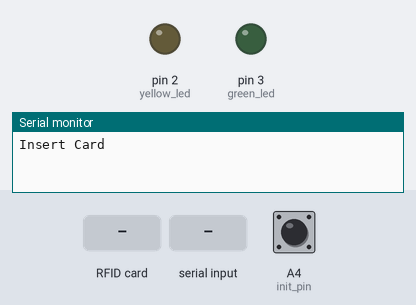
This sketch was run on a simulated Arduino Uno, built with avr-gcc and run on an emulated ATmega328P. On the bench: output pins drawn as LEDs (lit = HIGH), the last lines printed to the serial monitor. Inputs (shaded band) come from the test bench; at power-on: A4 (init_pin) HIGH. EEPROM starts erased; pins used as bus, display or sensor lines are not drawn.

Above: at 4.3 s.
4.4 s: RFID card 5E 7A 19 C4 held to the reader
5.9 s: "1\n" received over Serial
7.4 s: RFID card 5E 7A 19 C4 held to the reader
At 8.5 s:
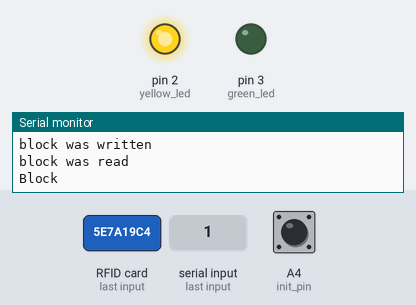
Timing chart, 0 to 10.9 s (numbered marks = the images above; inputs shaded):
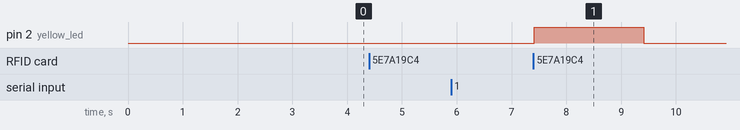

The sketch:

RFID.ino
```cpp
#include <SPI.h>
#include <EEPROM.h>
#include "MFRC522.h"

#define RST_PIN         6         // Configurable, see typical pin layout above
#define SS_PIN          10         // Configurable, see typical pin layout above

MFRC522 mfrc522(SS_PIN, RST_PIN);  // Create MFRC522 instance
MFRC522::MIFARE_Key key;

#include "Common.h"

const uint8_t green_led = 3;
const uint8_t yellow_led = 2;
const uint8_t init_pin = A4;

void setup() {
	Serial.begin(9600);		// Initialize serial communications with the PC
	while (!Serial);		// Do nothing if no serial port is opened (added for Arduinos based on ATMEGA32U4)
	SPI.begin();			// Init SPI bus
	mfrc522.PCD_Init();		// Init MFRC522

    pinMode(green_led,OUTPUT);
    pinMode(yellow_led,OUTPUT);
    pinMode(init_pin,INPUT_PULLUP);


    for (byte i = 0; i < 6; i++) {
        key.keyByte[i] = 0xFF;  //keyByte is defined in the "MIFARE_Key" 'struct' definition in the .h file of the library
    }

	delay(4);				// Optional delay. Some board do need more time after init to be ready, see Readme

    if(digitalRead(init_pin) == LOW){
       init_eeprom = true;
    }

    check_eeprom();


}

void loop() {


	if ( ! mfrc522.PICC_IsNewCardPresent()) {
		return;
	}

	if ( ! mfrc522.PICC_ReadCardSerial()) {
		return;
	}

    if(has_name("123456") == true){
        digitalWrite(green_led,HIGH);
        delay(3000);
        digitalWrite(green_led,LOW);
    }else{
        digitalWrite(yellow_led,HIGH);
        delay(2000);
        digitalWrite(yellow_led,LOW);
    }
    mfrc522.PICC_HaltA();
    mfrc522.PCD_StopCrypto1();
}


int writeBlock(int blockNumber, byte arrayAddress[])
{
  //this makes sure that we only write into data blocks. Every 4th block is a trailer block for the access/security info.
  int largestModulo4Number=blockNumber/4*4;
  int trailerBlock=largestModulo4Number+3;//determine trailer block for the sector
  if (blockNumber > 2 && (blockNumber+1)%4 == 0){Serial.print(blockNumber);Serial.println(" is a trailer block:");return 2;}
  Serial.print(blockNumber);
  Serial.println(" is a data block:");

  //authentication of the desired block for access
  byte status = mfrc522.PCD_Authenticate(MFRC522::PICC_CMD_MF_AUTH_KEY_A, trailerBlock, &key, &(mfrc522.uid));
  if (status != MFRC522::STATUS_OK) {
         Serial.print("PCD_Authenticate() failed: ");
         Serial.println(mfrc522.GetStatusCodeName(status));
         return 3;//return "3" as error message
  }

  //writing the block
  status = mfrc522.MIFARE_Write(blockNumber, arrayAddress, 16);
  //status = mfrc522.MIFARE_Write(9, value1Block, 16);
  if (status != MFRC522::STATUS_OK) {
           Serial.print("MIFARE_Write() failed: ");
           Serial.println(mfrc522.GetStatusCodeName(status));
           return 4;//return "4" as error message
  }
  Serial.println("block was written");
}


//Read specific block
int readBlock(int blockNumber, byte arrayAddress[])
{
    int largestModulo4Number=blockNumber/4*4;
    int trailerBlock=largestModulo4Number+3;//determine trailer block for the sector

    //authentication of the desired block for access
    byte status = mfrc522.PCD_Authenticate(MFRC522::PICC_CMD_MF_AUTH_KEY_A, trailerBlock, &key, &(mfrc522.uid));

    if (status != MFRC522::STATUS_OK) {
        Serial.print("PCD_Authenticate() failed (read): ");
        Serial.println(mfrc522.GetStatusCodeName(status));
        return 3;//return "3" as error message
    }

    //reading a block
    byte buffersize = 18;//we need to define a variable with the read buffer size, since the MIFARE_Read method below needs a pointer to the variable that contains the size...
    status = mfrc522.MIFARE_Read(blockNumber, arrayAddress, &buffersize);//&buffersize is a pointer to the buffersize variable; MIFARE_Read requires a pointer instead of just a number
    if (status != MFRC522::STATUS_OK) {
        Serial.print("MIFARE_read() failed: ");
        Serial.println(mfrc522.GetStatusCodeName(status));
        return 4;//return "4" as error message
    }
    Serial.println("block was read");
    return 0;
}
```

Common.h
```cpp
constexpr uint32_t fnv1a(const char* data, uint32_t hash = 0x811c9dc5) {
    return (*data == '\0') ? hash
                           : fnv1a(data + 1, (hash ^ static_cast<uint8_t>(*data)) * 0x01000193);
}

int readBlock(int blockNumber, byte arrayAddress[]);
int writeBlock(int blockNumber, byte arrayAddress[]);

#define MAGIC_NUMBER 0xA5A5A5A5

#define EEPROM_LEN E2END+1


static bool has_name(const char* name){
    const uint32_t hash_pass = fnv1a(name);

    static char block[18] = {0};

    readBlock(1,block);

    uint32_t hash = *((uint32_t*) block);

    /*
    Serial.print("Comparing ");
    Serial.print(hash);
    Serial.print(" To ");
    Serial.println(hash_pass);
    */

    if(hash == hash_pass){
        Serial.println("Pass");
        return true;
    }else{
        Serial.println("Block");
        return false;
    }

    memset(block,0,sizeof(block));

    return false;

}


static int input(){
    uint32_t uid = 0;
    uint8_t block[18] = {0};
    char msg[64] = {0};
    Serial.println("Insert Card");
    while(true){
        if(!mfrc522.PICC_IsNewCardPresent())continue;

        if ( ! mfrc522.PICC_ReadCardSerial()) {
            Serial.println("Failed to read card");
            continue;}
        Serial.println("card selected");
        uid = *((uint32_t*) mfrc522.uid.uidByte);
        Serial.print("card UID ");
        Serial.println(*(uint32_t*)(mfrc522.uid.uidByte),HEX);
        break;
    }

    Serial.println("Type your name");
    while(true){
        if(!Serial.available())continue;
        size_t read_num = Serial.readBytesUntil('\n',msg,sizeof(msg));
        msg[read_num -1] = (msg[read_num-1] == '\r')? '0': msg[read_num-1];

        uint32_t hash = fnv1a(msg);
        memset(block,0,sizeof(block));
        /*
        Serial.print("Name ");
        Serial.print(msg);
        Serial.print(" Hash ");
        Serial.println(hash);
        */


        *((uint32_t*) block) = hash;
        writeBlock(1,block);

        memset(msg,0,sizeof(msg));
        break;
    }


    mfrc522.PICC_HaltA();
    mfrc522.PCD_StopCrypto1();

}


bool once = false;
bool init_eeprom = false;

static void check_eeprom(){
    uint32_t stored_value = 0;

    stored_value |= (uint32_t)EEPROM.read(EEPROM_LEN-4) << 24;
    stored_value |= (uint32_t)EEPROM.read(EEPROM_LEN-3) << 16;
    stored_value |= (uint32_t)EEPROM.read(EEPROM_LEN-2) << 8;
    stored_value |= (uint32_t)EEPROM.read(EEPROM_LEN-1);

    if(MAGIC_NUMBER == stored_value && !init_eeprom){
       // Serial.print("Got ");
       // Serial.println(MAGIC_NUMBER,HEX);
        return;
    }

    init_eeprom = false;

    /*
    Serial.print("Got ");
    Serial.print(stored_value,HEX);
    Serial.print(" Instead of ");
    Serial.println(MAGIC_NUMBER,HEX);
    */

    for(int i=0;i<EEPROM_LEN ;i++){
        EEPROM[i] = 0;
    }

    EEPROM.write(EEPROM_LEN-4,MAGIC_NUMBER >> 24);
    EEPROM.write(EEPROM_LEN-3,MAGIC_NUMBER >> 16);
    EEPROM.write(EEPROM_LEN-2,MAGIC_NUMBER >> 8);
    EEPROM.write(EEPROM_LEN-1,MAGIC_NUMBER );

    input();

    if(once)return;
    once = true;
    check_eeprom;
    return;


};
```

Measured:
- after the input at 7.4 s, pin 2 (yellow_led): LOW → HIGH at once, → LOW 2.0 s later
